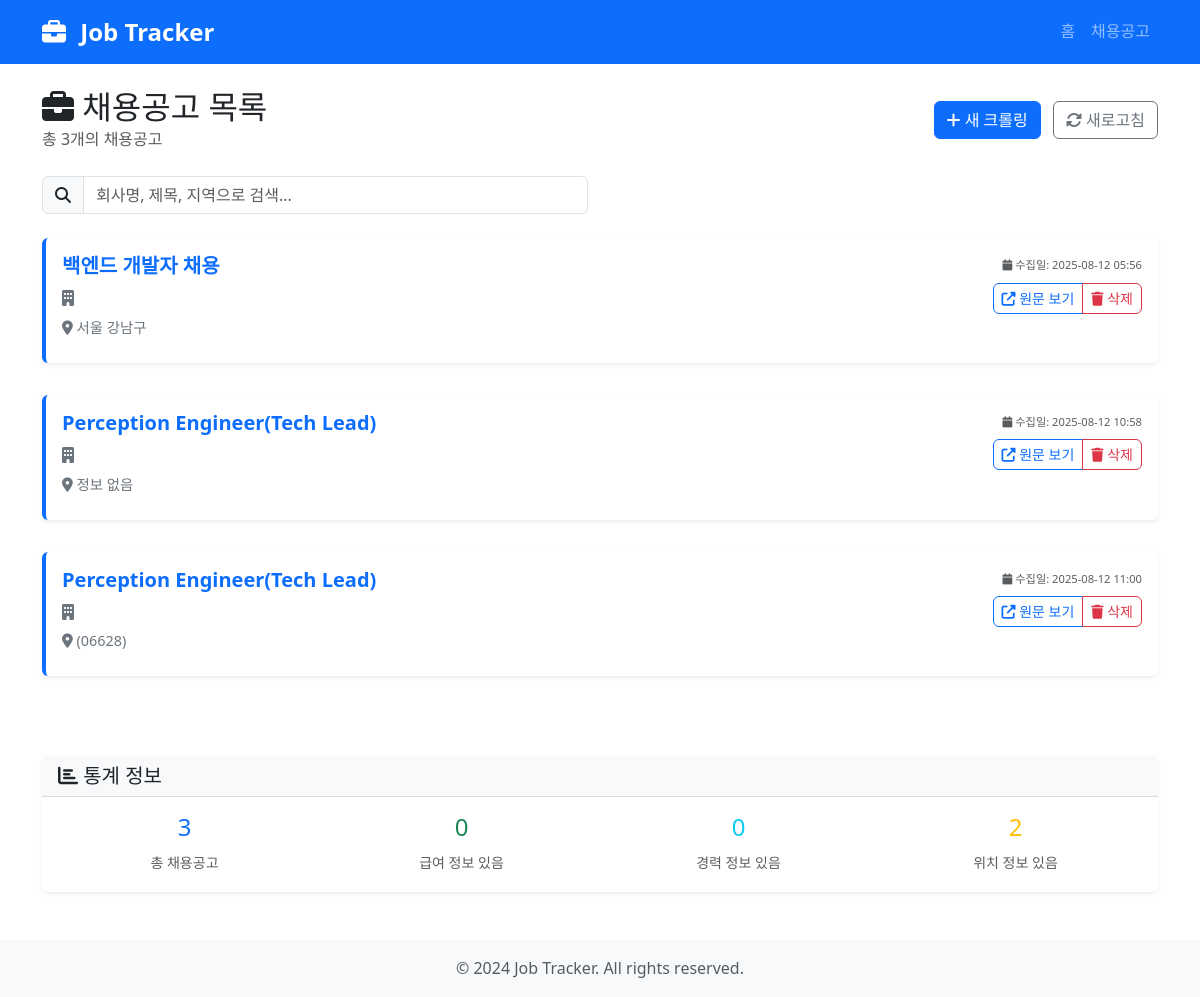
/jobs, run on an earlier commit of the app's database.
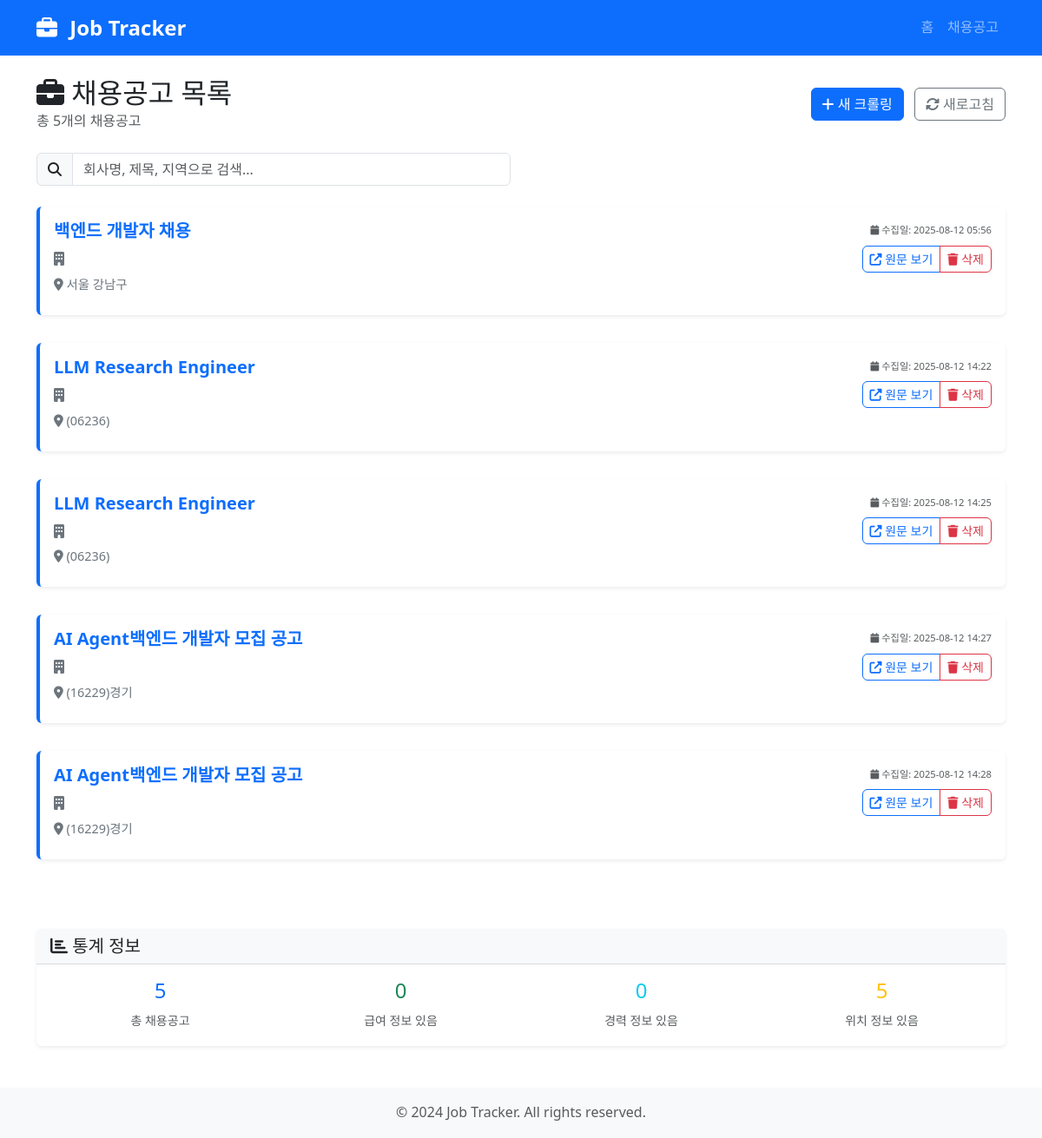
And on a later commit of the database.
### app/models.py (models this page shows)
class JobPosting(Base):
    __tablename__ = "job_postings"
    id = Column(Integer, primary_key=True, index=True)
    company_name = Column(String(255), nullable=False, index=True)  # 검색 효율성을 위한 인덱스
    title = Column(String(500), nullable=False)
    start_date = Column(String(50))  # 공고 시작일 또는 발견일
    end_date = Column(String(50))    # 공고 마감일
    applicant_count = Column(Integer, default=0)
    requirements = Column(Text)  # 긴 텍스트를 위해 Text 타입 사용
    preferred_qualifications = Column(Text)
    location = Column(String(255))
    url = Column(Text)  # URL은 길 수 있으므로 Text 타입 사용
    salary = Column(String(255))
    employment_type = Column(String(100))   # 정규직, 계약직, 인턴 등
    experience_level = Column(String(100))  # 신입, 경력, 무관 등
    education_level = Column(String(100))   # 학력 요건
    created_at = Column(DateTime(timezone=True), server_default=func.now())  # 레코드 생성 시 자동 설정
    updated_at = Column(DateTime(timezone=True))  # 수동으로 업데이트 필요

### main.py (the view)
@app.get("/jobs", response_class=HTMLResponse)
async def jobs_page(request: Request, skip: int = 0, limit: int = 20, db: Session = Depends(get_db)):
    jobs = get_job_postings(db, skip=skip, limit=limit)
    total_jobs = len(get_job_postings(db, skip=0, limit=1000))  # 전체 개수 확인
    return templates.TemplateResponse("jobs.html", {
        "request": request,
        "jobs": jobs,
        "total_jobs": total_jobs,
        "current_page": skip // limit + 1,
        "total_pages": (total_jobs + limit - 1) // limit,
        "skip": skip,
        "limit": limit
    })

### templates/jobs.html (shortened to what this page needs)
{% extends "base.html" %}
{% block content %}
<div class="d-flex justify-content-between align-items-center mb-4">
    <div>
        <h2 class="mb-0">
            <i class="fas fa-briefcase"></i> 채용공고 목록
        </h2>
        <p class="text-muted mb-0">총 {{ total_jobs }}개의 채용공고</p>
    </div>
    <div>
        <a href="/" class="btn btn-primary me-2">
            <i class="fas fa-plus"></i> 새 크롤링
        </a>
        <button class="btn btn-outline-secondary" id="refresh-jobs">
            <i class="fas fa-sync-alt"></i> 새로고침
        </button>
    </div>
</div>
<div class="row mb-4">
    <div class="col-md-6">
        <div class="input-group">
            <span class="input-group-text">
                <i class="fas fa-search"></i>
            </span>
            <input
                type="text"
                class="form-control"
                id="job-search"
                placeholder="회사명, 제목, 지역으로 검색..."
            >
        </div>
    </div>
</div>
{% if jobs %}
    <div class="row">
        {% for job in jobs %}
        <div class="col-12 mb-3">
            <div class="card job-item">
                <div class="card-body">
                    <div class="row">
                        <div class="col-md-8">
                            <h5 class="job-title mb-2">
                                <a href="{{ job.url }}" target="_blank" class="text-decoration-none">
                                    {{ job.title }}
                                </a>
                            </h5>
                            <p class="job-company mb-1">
                                <i class="fas fa-building"></i> {{ job.company }}
                            </p>
                            <p class="job-location mb-2">
                                <i class="fas fa-map-marker-alt"></i> {{ job.location or '정보 없음' }}
                            </p>
                        </div>
                        <div class="col-md-4 text-md-end">
                            <div class="job-meta mb-2">
                                <small class="text-muted">
                                    <i class="fas fa-calendar"></i>
                                    수집일: {{ job.created_at.strftime('%Y-%m-%d %H:%M') if job.created_at else '정보 없음' }}
                                </small>
                            </div>
                            <div class="btn-group" role="group">
                                <a href="{{ job.url }}" target="_blank" class="btn btn-outline-primary btn-sm">
                                    <i class="fas fa-external-link-alt"></i> 원문 보기
                                </a>
                                <button
                                    class="btn btn-outline-danger btn-sm delete-job-btn"
                                    data-job-id="{{ job.id }}"
                                    data-job-title="{{ job.title }}"
                                >
                                    <i class="fas fa-trash"></i> 삭제
                                </button>
                            </div>
                        </div>
                    </div>
                </div>
            </div>
        </div>
        {% endfor %}
    </div>
{% endif %}
{% if jobs %}
<div class="row mt-5">
    <div class="col-12">
        <div class="card">
            <div class="card-header">
                <h5 class="mb-0"><i class="fas fa-chart-bar"></i> 통계 정보</h5>
            </div>
            <div class="card-body">
                <div class="row text-center">
                    <div class="col-md-3">
                        <h4 class="text-primary">{{ total_jobs }}</h4>
                        <small class="text-muted">총 채용공고</small>
                    </div>
                    <div class="col-md-3">
                        <h4 class="text-success">{{ jobs|selectattr("salary")|list|length }}</h4>
                        <small class="text-muted">급여 정보 있음</small>
                    </div>
                    <div class="col-md-3">
                        <h4 class="text-info">{{ jobs|selectattr("experience")|list|length }}</h4>
                        <small class="text-muted">경력 정보 있음</small>
                    </div>
                    <div class="col-md-3">
                        <h4 class="text-warning">{{ jobs|selectattr("location")|list|length }}</h4>
                        <small class="text-muted">위치 정보 있음</small>
                    </div>
                </div>
            </div>
        </div>
    </div>
</div>
{% endif %}
{% endblock %}

### templates/base.html (shortened to what this page needs)
<!DOCTYPE html>
<html lang="ko">
<head>
    <link href="https://cdn.jsdelivr.net/npm/bootstrap@5.3.0/dist/css/bootstrap.min.css" rel="stylesheet">
    <link href="{{ url_for('static', path='/css/style.css') }}" rel="stylesheet">
</head>
<body>
    <nav class="navbar navbar-expand-lg navbar-dark bg-primary">
        <div class="container">
            <a class="navbar-brand" href="/">
                <i class="fas fa-briefcase"></i> Job Tracker
            </a>
            <div class="collapse navbar-collapse" id="navbarNav">
                <ul class="navbar-nav ms-auto">
                    <li class="nav-item">
                        <a class="nav-link" href="/">홈</a>
                    </li>
                    <li class="nav-item">
                        <a class="nav-link" href="/jobs">채용공고</a>
                    </li>
                </ul>
            </div>
        </div>
    </nav>
    <main class="container mt-4">
        {% block content %}{% endblock %}
    </main>
    <footer class="bg-light text-center py-3 mt-5">
        <div class="container">
            <p class="text-muted mb-0">&copy; 2024 Job Tracker. All rights reserved.</p>
        </div>
    </footer>
</body>
</html>

### static/css/style.css (style rules this page uses)
:root { --primary-color: #0d6efd; --secondary-color: #6c757d; --success-color: #198754; --danger-color: #dc3545; --warning-color: #ffc107; --info-color: #0dcaf0; --light-color: #f8f9fa; --dark-color: #212529; }
body { font-family: 'Segoe UI', Tahoma, Geneva, Verdana, sans-serif; line-height: 1.6; }
.navbar-brand { font-weight: bold; font-size: 1.5rem; }
.navbar-brand i { margin-right: 0.5rem; }
main { min-height: 70vh; }
.card { border: none; box-shadow: 0 0.125rem 0.25rem rgba(0, 0, 0, 0.075); transition: box-shadow 0.15s ease-in-out; }
.card-header { background-color: var(--light-color); border-bottom: 1px solid rgba(0, 0, 0, 0.125); font-weight: 600; }
.btn { border-radius: 0.375rem; font-weight: 500; }
.job-item { border-left: 4px solid var(--primary-color); margin-bottom: 1rem; transition: transform 0.2s ease-in-out; }
.job-title { color: var(--primary-color); font-weight: 600; text-decoration: none; }
.job-company { color: var(--secondary-color); font-weight: 500; }
.job-location { color: var(--secondary-color); font-size: 0.9rem; }
.job-meta { font-size: 0.8rem; color: var(--secondary-color); }
footer { margin-top: auto; }

What changed in the data, as far as the page shows it:
changed JobPosting (number 2 of 5 on the later page): title "Perception Engineer(Tech Lead)" → "LLM Research Engineer"; location "정보 없음" → "(06236)"; created_at "2025-08-12 10:58" → "2025-08-12 14:22"
changed JobPosting (number 3 of 5 on the later page): title "Perception Engineer(Tech Lead)" → "LLM Research Engineer"; location "(06628)" → "(06236)"; created_at "2025-08-12 11:00" → "2025-08-12 14:25"
added JobPosting: title "AI Agent백엔드 개발자 모집 공고", location "(16229)경기", created_at "2025-08-12 14:27"
added JobPosting: title "AI Agent백엔드 개발자 모집 공고", location "(16229)경기", created_at "2025-08-12 14:28"
Also different on the page:
{{ total_jobs }}: "3" → "5"
{{ jobs|selectattr("location")|list|length }}: "2" → "5"
